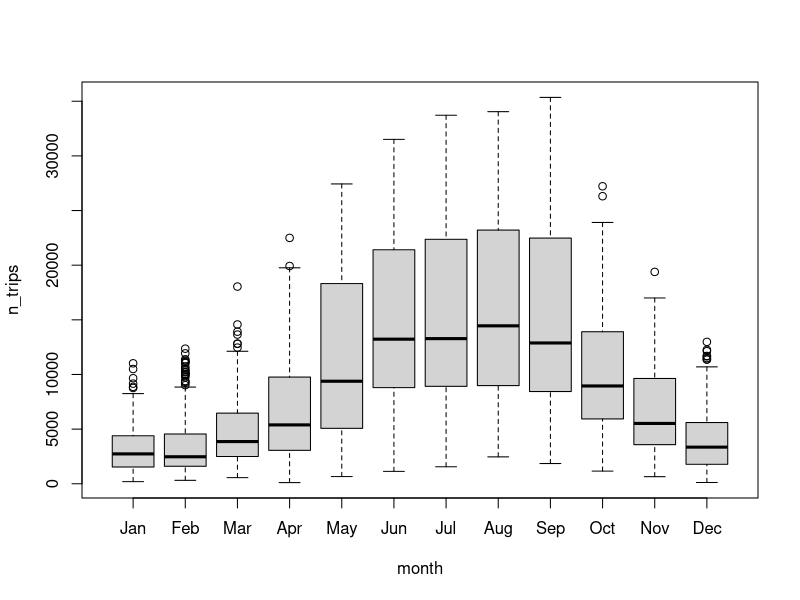

Here is the R script that generated this plot:
## ---- chunk 1
knitr::opts_chunk$set(echo = TRUE)
## ---- chunk 2
#library(lubridate)
#data <- read.csv("trips_per_day.csv") 
#data$month <- factor(month(data$trip_date), levels = 1:12,
 #                    labels = month.abb)
#boxplot(n_trips ~ month, data = data)
## ---- chunk 3
trip_data <- read.csv("trips_per_day.csv") 
trip_data$trip_date <- as.Date(trip_data$trip_date)
trip_data$n_month <- as.numeric(format(trip_data$trip_date, "%m"))
trip_data$month <- factor(trip_data$n_month, levels = 1:12, labels = month.abb)
boxplot(n_trips ~ month, data = trip_data)

